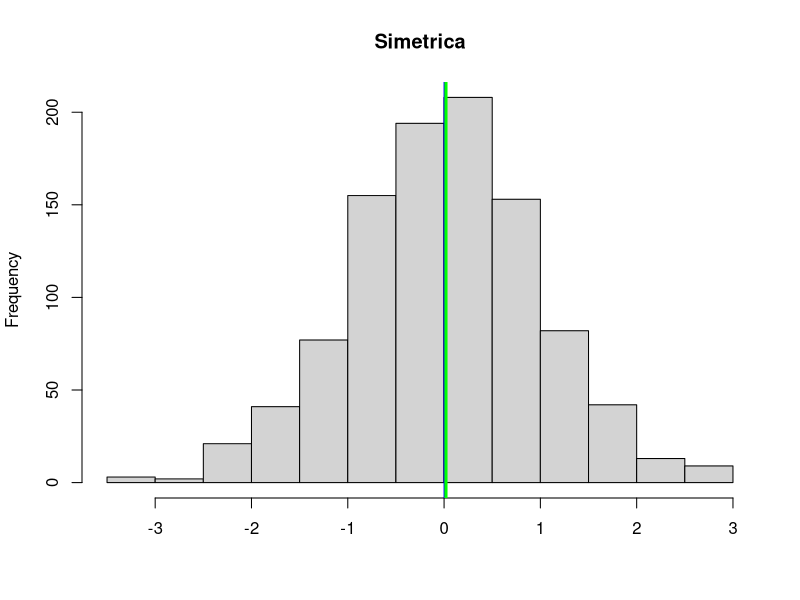

The R script that drew this image:
set.seed(111)
x <- rnorm(1000)
dat <- x
hist(dat, main = "Simetrica", xlab = "")
abline(v = c(mean(dat), median(dat)), col = (c("blue", "green")), lwd = 3)
